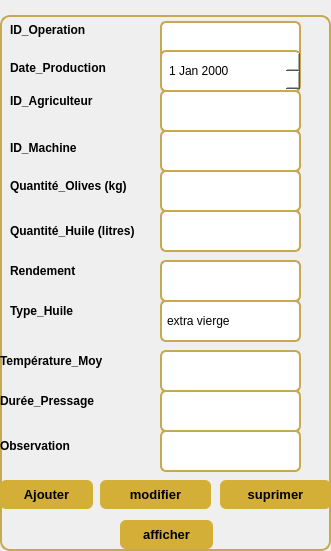
       <widget class="QGroupBox" name="InformationsPersonnelles_2">
        <property name="geometry">
         <rect>
          <x>220</x>
          <y>130</y>
          <width>331</width>
          <height>551</height>
         </rect>
        </property>
        <property name="styleSheet">
         <string notr="true">/* ====== GroupBox ====== */
QGroupBox {
    border: 2px solid #C8A951;
    border-radius: 10px;
    margin-top: 15px;
    padding: 15px;
    font-weight: bold;
    font-size: 14px;
}

QGroupBox::title {
    subcontrol-origin: margin;
    left: 20px;
    padding: 0 8px;
    color: #444;
}

/* ====== LineEdit ====== */
QLineEdit {
    border: 2px solid #C8A951;
    border-radius: 6px;
    padding: 5px;
    background-color: white;
    min-height: 28px;
}

QLineEdit:focus {
    border: 2px solid #556B2F;
}

/* ====== ComboBox ====== */
QComboBox {
    border: 2px solid #C8A951;
    border-radius: 6px;
    padding: 5px;
    background-color: white;
    min-height: 28px;
}

QComboBox:hover {
    border: 2px solid #556B2F;
}

QComboBox::drop-down {
    border: none;
    width: 25px;
}

QComboBox::down-arrow {
    image: none;
    width: 10px;
    height: 10px;
}

/* ====== DateEdit ====== */
QDateEdit {
    border: 2px solid #C8A951;
    border-radius: 6px;
    padding: 5px;
    background-color: white;
    min-height: 28px;
}

QDateEdit:focus {
    border: 2px solid #556B2F;
}

</string>
        </property>
        <property name="title">
         <string/>
        </property>
        <widget class="QLabel" name="label_35">
         <property name="enabled">
          <bool>true</bool>
         </property>
         <property name="geometry">
          <rect>
           <x>10</x>
           <y>20</y>
           <width>161</width>
           <height>20</height>
          </rect>
         </property>
         <property name="font">
          <font>
           <family>Segoe UI</family>
           <pointsize>9</pointsize>
           <bold>true</bold>
          </font>
         </property>
         <property name="text">
          <string>ID_Operation</string>
         </property>
         <property name="scaledContents">
          <bool>false</bool>
         </property>
        </widget>
        <widget class="QLabel" name="label_41">
         <property name="enabled">
          <bool>true</bool>
         </property>
         <property name="geometry">
          <rect>
           <x>10</x>
           <y>60</y>
           <width>101</width>
           <height>16</height>
          </rect>
         </property>
         <property name="font">
          <font>
           <family>Segoe UI</family>
           <pointsize>9</pointsize>
           <bold>true</bold>
          </font>
         </property>
         <property name="text">
          <string>Date_Production</string>
         </property>
         <property name="scaledContents">
          <bool>false</bool>
         </property>
        </widget>
        <widget class="QLabel" name="label_42">
         <property name="enabled">
          <bool>true</bool>
         </property>
         <property name="geometry">
          <rect>
           <x>10</x>
           <y>90</y>
           <width>131</width>
           <height>21</height>
          </rect>
         </property>
         <property name="font">
          <font>
           <family>Segoe UI</family>
           <pointsize>9</pointsize>
           <bold>true</bold>
          </font>
         </property>
         <property name="text">
          <string>ID_Agriculteur</string>
         </property>
         <property name="scaledContents">
          <bool>false</bool>
         </property>
        </widget>
        <widget class="QLabel" name="label_43">
         <property name="enabled">
          <bool>true</bool>
         </property>
         <property name="geometry">
          <rect>
           <x>10</x>
           <y>140</y>
           <width>91</width>
           <height>16</height>
          </rect>
         </property>
         <property name="font">
          <font>
           <family>Segoe UI</family>
           <pointsize>9</pointsize>
           <bold>true</bold>
          </font>
         </property>
         <property name="text">
          <string>ID_Machine</string>
         </property>
         <property name="scaledContents">
          <bool>false</bool>
         </property>
        </widget>
        <widget class="QLabel" name="label_44">
         <property name="enabled">
          <bool>true</bool>
         </property>
         <property name="geometry">
          <rect>
           <x>10</x>
           <y>170</y>
           <width>141</width>
           <height>31</height>
          </rect>
         </property>
         <property name="font">
          <font>
           <family>Segoe UI</family>
           <pointsize>9</pointsize>
           <bold>true</bold>
          </font>
         </property>
         <property name="text">
          <string>Quantité_Olives (kg)</string>
         </property>
         <property name="scaledContents">
          <bool>false</bool>
         </property>
        </widget>
        <widget class="QLabel" name="label_45">
         <property name="enabled">
          <bool>true</bool>
         </property>
         <property name="geometry">
          <rect>
           <x>10</x>
           <y>220</y>
           <width>131</width>
           <height>21</height>
          </rect>
         </property>
         <property name="font">
          <font>
           <family>Segoe UI</family>
           <pointsize>9</pointsize>
           <bold>true</bold>
          </font>
         </property>
         <property name="text">
          <string>Quantité_Huile (litres)</string>
         </property>
         <property name="scaledContents">
          <bool>false</bool>
         </property>
        </widget>
        <widget class="QLabel" name="label_46">
         <property name="enabled">
          <bool>true</bool>
         </property>
         <property name="geometry">
          <rect>
           <x>10</x>
           <y>260</y>
           <width>141</width>
           <height>21</height>
          </rect>
         </property>
         <property name="font">
          <font>
           <family>Segoe UI</family>
           <pointsize>9</pointsize>
           <bold>true</bold>
          </font>
         </property>
         <property name="text">
          <string>Rendement</string>
         </property>
         <property name="scaledContents">
          <bool>false</bool>
         </property>
        </widget>
        <widget class="QLabel" name="label_47">
         <property name="enabled">
          <bool>true</bool>
         </property>
         <property name="geometry">
          <rect>
           <x>10</x>
           <y>300</y>
           <width>131</width>
           <height>21</height>
          </rect>
         </property>
         <property name="font">
          <font>
           <family>Segoe UI</family>
           <pointsize>9</pointsize>
           <bold>true</bold>
          </font>
         </property>
         <property name="text">
          <string>Type_Huile</string>
         </property>
         <property name="scaledContents">
          <bool>false</bool>
         </property>
        </widget>
        <widget class="QLineEdit" name="lineEdit_cin_2">
         <property name="geometry">
          <rect>
           <x>160</x>
           <y>21</y>
           <width>141</width>
           <height>42</height>
          </rect>
         </property>
         <property name="styleSheet">
          <string notr="true">/* ====== GroupBox ====== */
QGroupBox {
    border: 2px solid #C8A951;
    border-radius: 10px;
    margin-top: 15px;
    padding: 15px;
    font-weight: bold;
    font-size: 14px;
}

QGroupBox::title {
    subcontrol-origin: margin;
    left: 20px;
    padding: 0 8px;
    color: #444;
}

/* ====== LineEdit ====== */
QLineEdit {
    border: 2px solid #C8A951;
    border-radius: 6px;
    padding: 5px;
    background-color: white;
    min-height: 28px;
}

QLineEdit:focus {
    border: 2px solid #556B2F;
}

/* ====== ComboBox ====== */
QComboBox {
    border: 2px solid #C8A951;
    border-radius: 6px;
    padding: 5px;
    background-color: white;
    min-height: 28px;
}

QComboBox:hover {
    border: 2px solid #556B2F;
}

QComboBox::drop-down {
    border: none;
    width: 25px;
}

QComboBox::down-arrow {
    image: none;
    width: 10px;
    height: 10px;
}

/* ====== DateEdit ====== */
QDateEdit {
    border: 2px solid #C8A951;
    border-radius: 6px;
    padding: 5px;
    background-color: white;
    min-height: 28px;
}

QDateEdit:focus {
    border: 2px solid #556B2F;
}

/* ====== PushButton ====== */
QPushButton {
    background-color: #556B2F;
    color: white;
    border-radius: 8px;
    padding: 8px 20px;
    font-weight: bold;
}

QPushButton:hover {
    background-color: #6B8E23;
}

QPushButton:pressed {
    background-color: #3E4E1F;
}
</string>
         </property>
        </widget>
        <widget class="QLineEdit" name="lineEdit_adresse_2">
         <property name="geometry">
          <rect>
           <x>160</x>
           <y>90</y>
           <width>141</width>
           <height>42</height>
          </rect>
         </property>
        </widget>
        <widget class="QLineEdit" name="lineEdit_codepostal_2">
         <property name="geometry">
          <rect>
           <x>160</x>
           <y>130</y>
           <width>141</width>
           <height>42</height>
          </rect>
         </property>
        </widget>
        <widget class="QDateEdit" name="dateEdit_3">
         <property name="geometry">
          <rect>
           <x>160</x>
           <y>50</y>
           <width>141</width>
           <height>42</height>
          </rect>
         </property>
        </widget>
        <widget class="QComboBox" name="comboBox_7">
         <property name="geometry">
          <rect>
           <x>160</x>
           <y>300</y>
           <width>141</width>
           <height>42</height>
          </rect>
         </property>
         <item>
          <property name="text">
           <string>extra vierge</string>
          </property>
         </item>
         <item>
          <property name="text">
           <string>vierge</string>
          </property>
         </item>
         <item>
          <property name="text">
           <string>lampante</string>
          </property>
         </item>
        </widget>
        <widget class="QLabel" name="label_48">
         <property name="enabled">
          <bool>true</bool>
         </property>
         <property name="geometry">
          <rect>
           <x>0</x>
           <y>390</y>
           <width>141</width>
           <height>21</height>
          </rect>
         </property>
         <property name="font">
          <font>
           <family>Segoe UI</family>
           <pointsize>9</pointsize>
           <bold>true</bold>
          </font>
         </property>
         <property name="text">
          <string>Durée_Pressage</string>
         </property>
         <property name="scaledContents">
          <bool>false</bool>
         </property>
        </widget>
        <widget class="QLabel" name="label_50">
         <property name="enabled">
          <bool>true</bool>
         </property>
         <property name="geometry">
          <rect>
           <x>0</x>
           <y>350</y>
           <width>121</width>
           <height>21</height>
          </rect>
         </property>
         <property name="font">
          <font>
           <family>Segoe UI</family>
           <pointsize>9</pointsize>
           <bold>true</bold>
          </font>
         </property>
         <property name="text">
          <string>Température_Moy</string>
         </property>
         <property name="scaledContents">
          <bool>false</bool>
         </property>
        </widget>
        <widget class="QLabel" name="label_49">
         <property name="enabled">
          <bool>true</bool>
         </property>
         <property name="geometry">
          <rect>
           <x>0</x>
           <y>430</y>
           <width>111</width>
           <height>31</height>
          </rect>
         </property>
         <property name="font">
          <font>
           <family>Segoe UI</family>
           <pointsize>9</pointsize>
           <bold>true</bold>
          </font>
         </property>
         <property name="text">
          <string>Observation</string>
         </property>
         <property name="scaledContents">
          <bool>false</bool>
         </property>
        </widget>
        <widget class="QLineEdit" name="lineEdit_codepostal_6">
         <property name="geometry">
          <rect>
           <x>160</x>
           <y>170</y>
           <width>141</width>
           <height>42</height>
          </rect>
         </property>
        </widget>
        <widget class="QLineEdit" name="lineEdit_codepostal_7">
         <property name="geometry">
          <rect>
           <x>160</x>
           <y>210</y>
           <width>141</width>
           <height>42</height>
          </rect>
         </property>
        </widget>
        <widget class="QLineEdit" name="lineEdit_codepostal_8">
         <property name="geometry">
          <rect>
           <x>160</x>
           <y>260</y>
           <width>141</width>
           <height>42</height>
          </rect>
         </property>
        </widget>
        <widget class="QLineEdit" name="lineEdit_codepostal_9">
         <property name="geometry">
          <rect>
           <x>160</x>
           <y>350</y>
           <width>141</width>
           <height>42</height>
          </rect>
         </property>
        </widget>
        <widget class="QLineEdit" name="lineEdit_codepostal_10">
         <property name="geometry">
          <rect>
           <x>160</x>
           <y>390</y>
           <width>141</width>
           <height>42</height>
          </rect>
         </property>
        </widget>
        <widget class="QLineEdit" name="lineEdit_codepostal_11">
         <property name="geometry">
          <rect>
           <x>160</x>
           <y>430</y>
           <width>141</width>
           <height>42</height>
          </rect>
         </property>
        </widget>
        <widget class="QPushButton" name="pushButton_2">
         <property name="geometry">
          <rect>
           <x>0</x>
           <y>480</y>
           <width>93</width>
           <height>29</height>
          </rect>
         </property>
         <property name="font">
          <font>
           <pointsize>10</pointsize>
           <bold>true</bold>
          </font>
         </property>
         <property name="styleSheet">
          <string notr="true">QPushButton {
    background-color: #D4AF37;
    color: black;
    border-radius: 6px;
    padding: 6px 12px;
}

QPushButton:hover {
    background-color: #c49b2f;
}
</string>
         </property>
         <property name="text">
          <string>Ajouter</string>
         </property>
         <property name="icon">
          <iconset theme="QIcon::ThemeIcon::ListAdd"/>
         </property>
        </widget>
        <widget class="QPushButton" name="pushButton_3">
         <property name="geometry">
          <rect>
           <x>100</x>
           <y>480</y>
           <width>111</width>
           <height>29</height>
          </rect>
         </property>
         <property name="font">
          <font>
           <pointsize>10</pointsize>
           <bold>true</bold>
          </font>
         </property>
         <property name="styleSheet">
          <string notr="true">QPushButton {
    background-color: #D4AF37;
    color: black;
    border-radius: 6px;
    padding: 6px 12px;
}

QPushButton:hover {
    background-color: #c49b2f;
}
</string>
         </property>
         <property name="text">
          <string>modifier</string>
         </property>
         <property name="icon">
          <iconset theme="QIcon::ThemeIcon::DocumentProperties"/>
         </property>
        </widget>
        <widget class="QPushButton" name="pushButton_4">
         <property name="geometry">
          <rect>
           <x>220</x>
           <y>480</y>
           <width>111</width>
           <height>29</height>
          </rect>
         </property>
         <property name="font">
          <font>
           <pointsize>10</pointsize>
           <bold>true</bold>
          </font>
         </property>
         <property name="styleSheet">
          <string notr="true">QPushButton {
    background-color: #D4AF37;
    color: black;
    border-radius: 6px;
    padding: 6px 12px;
}

QPushButton:hover {
    background-color: #c49b2f;
}
</string>
         </property>
         <property name="text">
          <string>suprimer</string>
         </property>
         <property name="icon">
          <iconset theme="QIcon::ThemeIcon::EditDelete"/>
         </property>
        </widget>
        <widget class="QPushButton" name="pushButton_5">
         <property name="geometry">
          <rect>
           <x>120</x>
           <y>520</y>
           <width>93</width>
           <height>29</height>
          </rect>
         </property>
         <property name="font">
          <font>
           <pointsize>10</pointsize>
           <bold>true</bold>
          </font>
         </property>
         <property name="styleSheet">
          <string notr="true">QPushButton {
    background-color: #D4AF37;
    color: black;
    border-radius: 6px;
    padding: 6px 12px;
}

QPushButton:hover {
    background-color: #c49b2f;
}
</string>
         </property>
         <property name="text">
          <string>afficher</string>
         </property>
         <property name="icon">
          <iconset theme="QIcon::ThemeIcon::FolderOpen"/>
         </property>
        </widget>
       </widget>
